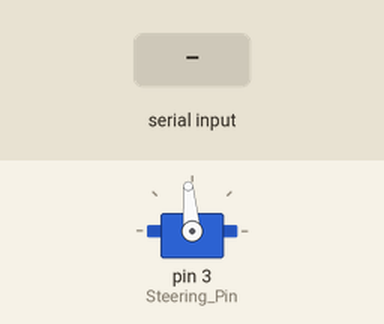
This sketch was run on a simulated Arduino Uno, built with avr-gcc and run on an emulated ATmega328P. Shown: servo. The test bench sets the inputs (shaded band). What the sketch prints to the serial monitor is not drawn.

Above: at 1.2 s.
1.3 s: "90,45\n" received over Serial
At 1.6 s:
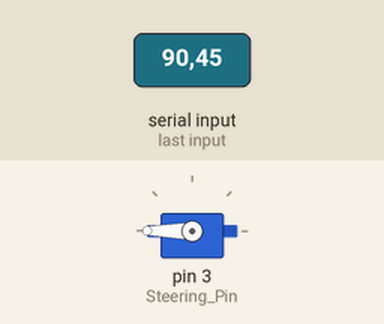
2.8 s: "30,150\n" received over Serial
At 3.1 s:
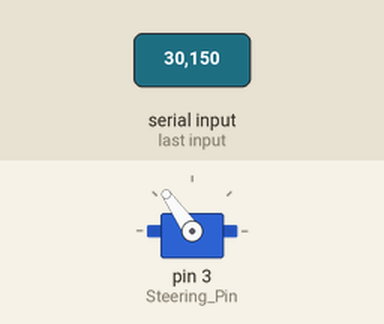
4.3 s: "5\n" received over Serial
At 4.8 s:
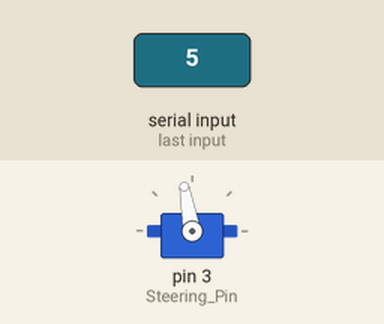
5.8 s: "90\n" received over Serial
At 6.3 s:
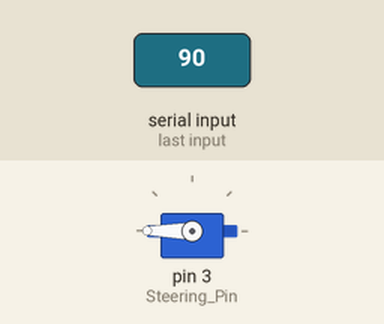
Timing chart, 0 to 8.3 s (numbered marks = the images above; inputs shaded):
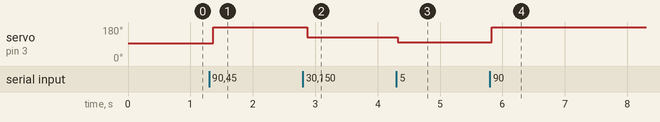

Measured:
- after the input at 1.3 s, servo on pin 3 (Steering_Pin): 95° → 180° after 0.06 s
- after the input at 2.8 s, servo on pin 3 (Steering_Pin): 180° → 125° after 0.07 s
- after the input at 4.3 s, servo on pin 3 (Steering_Pin): 125° → 100° at once
- after the input at 5.8 s, servo on pin 3 (Steering_Pin): 100° → 180° at once

The sketch:

Steering.ino
```cpp
#include <Servo.h>

/*** Steering：轉向機構 ***/
Servo Steering;
const int Steering_Pin = 3; //控制 Steering 的腳位
int Steering_Angle = 0; //Steering 的角度位置
int Rotating_Angle = 0; //Steering 旋轉角度
const int Steering_Angle_Central = 95; //Steering 的中心角度
const int Steering_Angle_limit = 25; //Steering 的中心角度
const int Steering_Angle_Max = Steering_Angle_Central + Steering_Angle_limit; //Steering 的最大角度位置
const int Steering_Angle_Min = Steering_Angle_Central - Steering_Angle_limit; //Steering 的最小角度位置

String Angle_String = ""; //字串角度

void setup() {
  Steering.attach(Steering_Pin); // 將 Steering 連接到 Steering_Pin
  Serial.begin(9600);
  Serial.println("START");
  Steering_Angle = Steering_Angle_Central;//初始化 Steering 角度
  Steering.write(Steering_Angle);
}

void loop() {
  while (Serial.available() > 0)
  {
    char c = Serial.read();
    Angle_String += (String)c;
    delay(10); //等待一下，好讓 Serial 能夠接受新的資料
  }

  if (Angle_String != "")
  {
    Rotating_Angle = Angle_String.toInt();
    Steering_Angle = Steering_Angle_Central + Rotating_Angle;

    //判斷 Steering_Angle 是否為合法角度
    if (Steering_Angle <= Steering_Angle_Max || Steering_Angle >= Steering_Angle_Min)
    {
      Serial.println("Rotating Angle：" + (String)Rotating_Angle);
      Serial.println("Steering Angle：" + (String)Steering_Angle);
      Steering.write(Steering_Angle); // 轉動 Steering


    }
    else
    {
       Serial.println("無效角度，重新輸入旋轉角度---範圍：" + (String)(-abs(Steering_Angle_limit)) + "~" + (String)(abs(Steering_Angle_limit)));
    }
    Serial.println("\n\n\n\n");
    Angle_String = ""; //字串角度重置
  }
}
```
